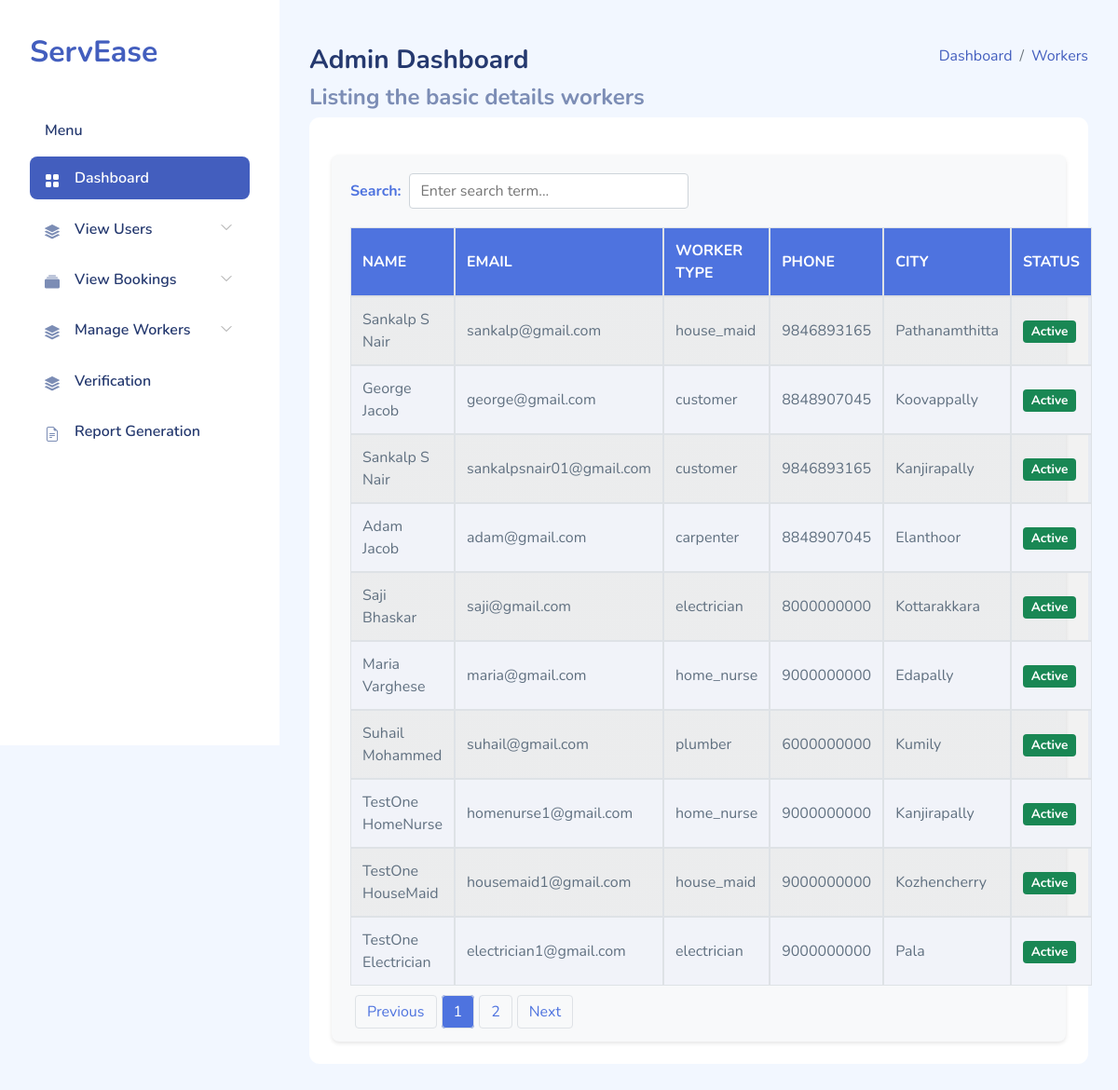
/email-search/, run on an earlier commit of the app's database.
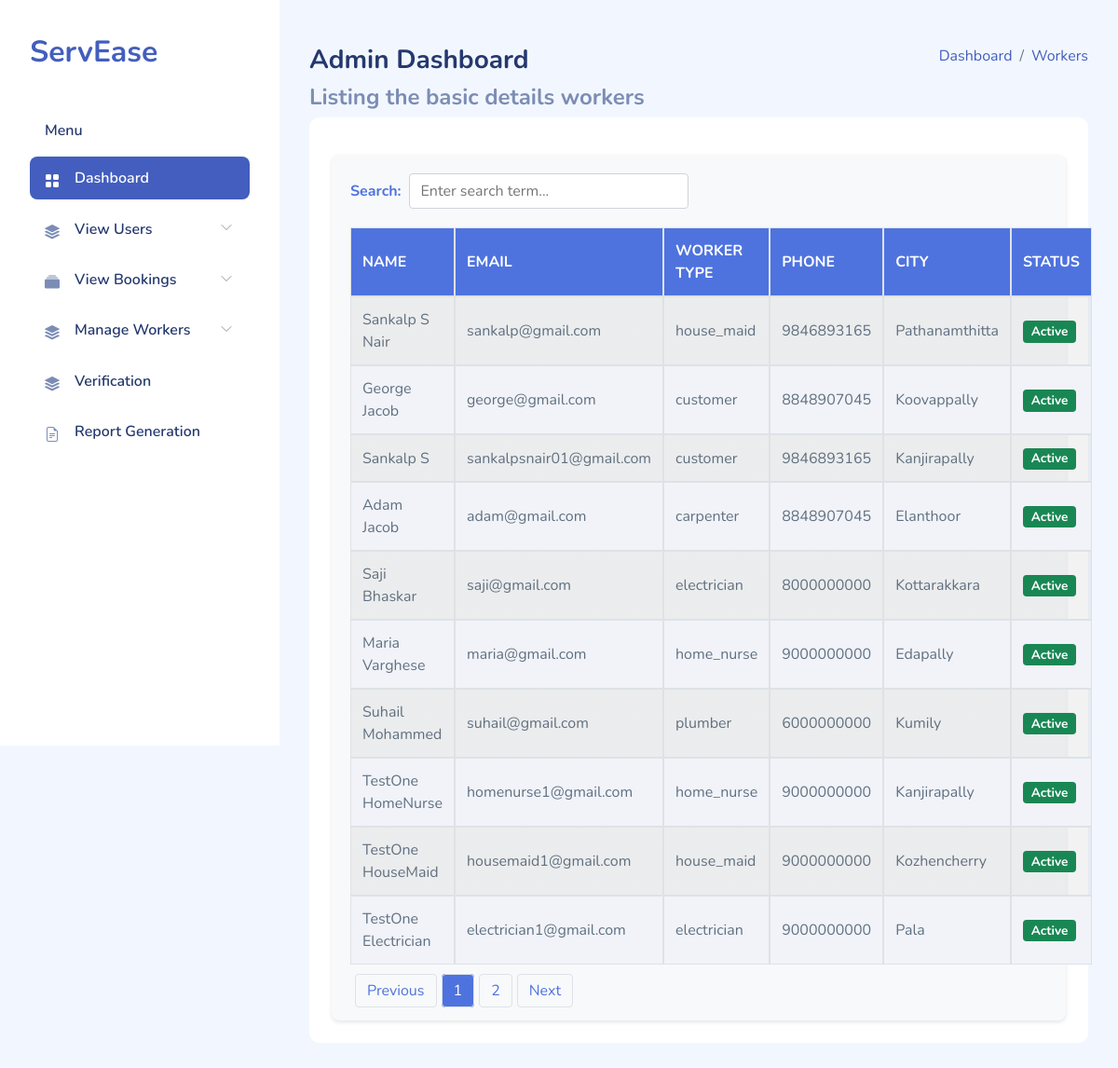
And on a later commit of the database.
### Home_app/models.py (models this page shows)
class Users(models.Model):
    user_id = models.AutoField(primary_key=True)
    firstname = models.CharField(max_length=20,blank=False)
    lastname = models.CharField(max_length=20,blank=False)
    email = models.EmailField(unique=True,blank=False)
    phone = models.CharField(max_length=10,null=True)
    address = models.TextField()
    place=models.CharField(max_length=30, blank=True)
    availability = models.IntegerField(default=0)
    district = models.CharField(max_length=20, blank=True)
    image = models.ImageField(upload_to='profile_pic', null=True, blank=True)
    password = models.CharField(max_length=256)
    usertype = models.CharField(max_length=20)
    active = models.BooleanField(default=True)

### Home_app/views.py (the view)
# urls.py: path('email-search/', views.emailsearch, name='emailsearch'),
@never_cache
def emailsearch(request):
    email_query = request.GET.get('email', '')
    if email_query:
        workers = Users.objects.filter(email__icontains=email_query)
    else:
        workers = Users.objects.all()
    context = {
        'workers': workers
    }
    return render(request, 'admin_temp/full_workers.html', context)

### templates/admin_temp/full_workers.html (shortened to what the changed rows need)
{% load static %}
<!DOCTYPE html>
<html lang="en">
<head>
    <link rel="stylesheet" href="{% static 'adm_assets/css/bootstrap.css' %}">
    <link rel="stylesheet" href="{% static 'adm_assets/vendors/iconly/bold.css'%}">
    <link rel="stylesheet" href="{% static 'adm_assets/vendors/perfect-scrollbar/perfect-scrollbar.css' %}">
    <link rel="stylesheet" href="{% static 'adm_assets/vendors/bootstrap-icons/bootstrap-icons.css' %}">
    <link rel="stylesheet" href="{% static 'adm_assets/css/app.css' %}">
    <link rel="stylesheet" href="https://cdn.jsdelivr.net/npm/bootstrap-icons@1.7.2/font/bootstrap-icons.css">
</head>
<body>
    <div id="app">
        <div id="main">
            <div class="page-heading">
                <section class="section">
                    <div class="card">
                        <div class="card-body">
                            <table class="table table-striped table-loading" id="table1" style="width:100%">
                                <thead>
                                    <tr>
                                        <th>Name</th>
                                        <th>Email</th>
                                        <th>Worker Type</th>
                                        <th>Phone</th>
                                        <th>City</th>
                                        <th>Status</th>
                                    </tr>
                                </thead>
                                <tbody>
                                    {% for worker in workers %}
                                    <tr>
                                        <td>{{ worker.firstname }} {{ worker.lastname }}</td>
                                        <td>{{ worker.email }}</td>
                                        <td>{{ worker.usertype }}</td>
                                        <td>{{ worker.phone }}</td>
                                        <td>{{ worker.place }}</td>
                                        <td>
                                            {% if worker.availability %}
                                                <span class="badge bg-success">Active</span>
                                            {% else %}
                                                <span class="badge bg-danger">Inactive</span>
                                            {% endif %}
                                        </td>
                                    </tr>
                                    {% empty %}
                                    <tr>
                                        <td colspan="6">No workers found.</td>
                                    </tr>
                                    {% endfor %}
                                </tbody>
                            </table>
                        </div>
                    </div>
                </section>
            </div>
        </div>
    </div>
</body>
</html>

What changed in the data, as far as the page shows it:
changed Users "sankalpsnair01@gmail.com": lastname "S Nair" → "S"
